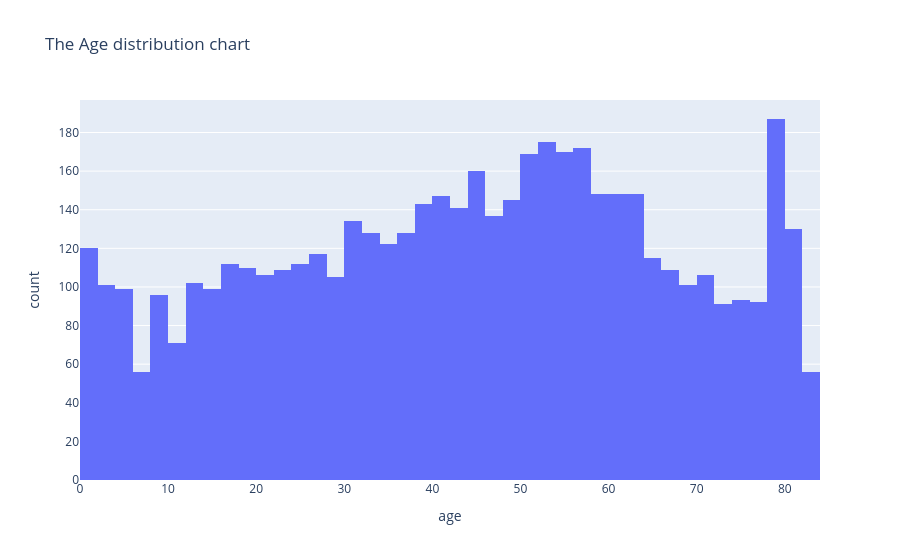
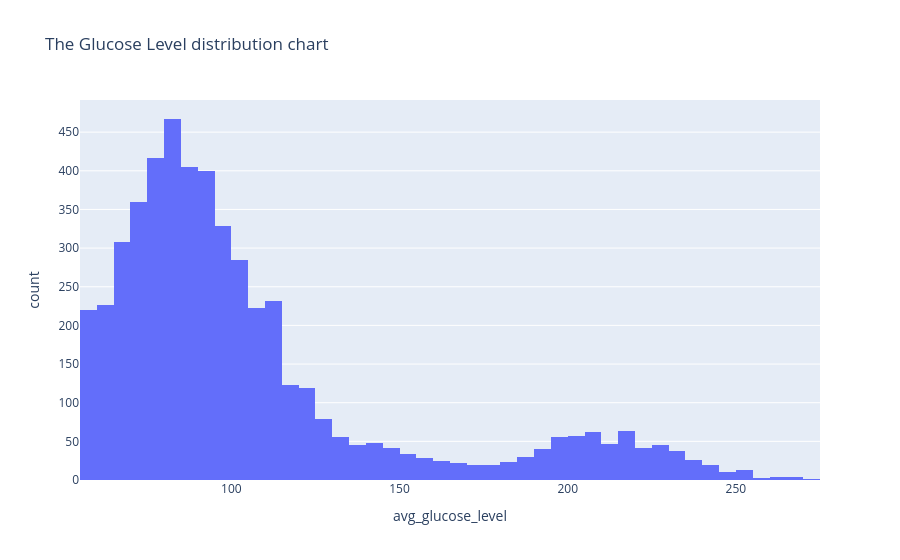
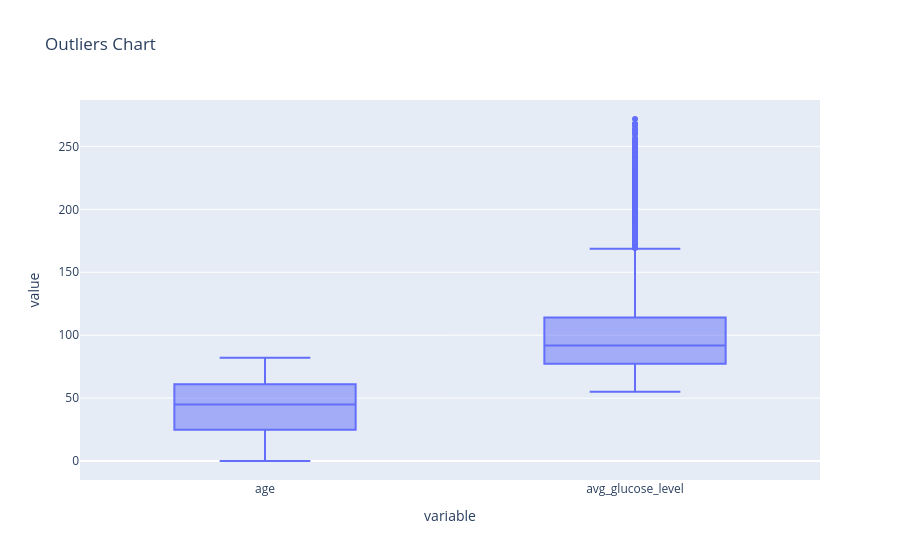
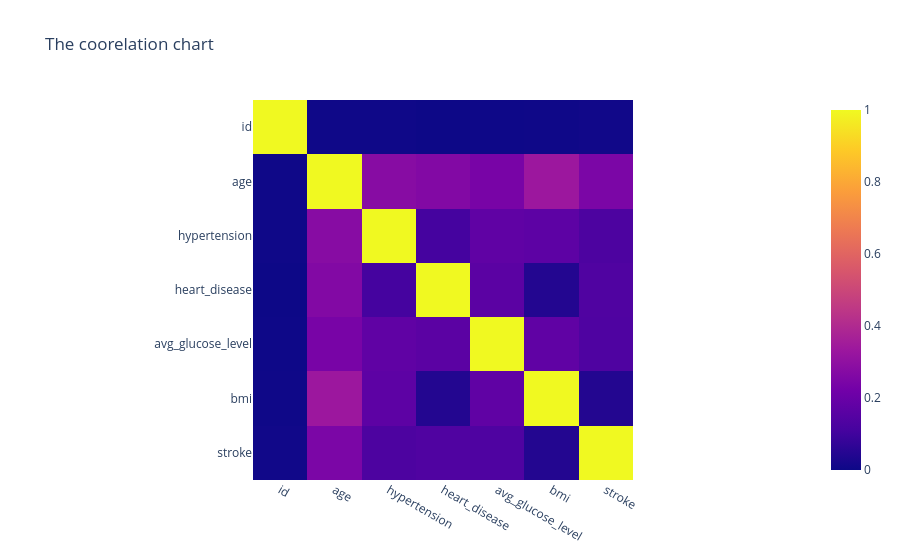

Here is the notebook cell these charts were saved with, in order:
### Code cell
#Inspecting the data 
# step 1 : Structural info:
print("The Structural Info :  ")
print(data.info())
print("The Arthematic summary : ")
display(data.describe())
print("-"*60)
# Step 2 : Missing data 
print("Inspecting the missing values in data : ")
print(data.isnull().sum())
# step 3 Inspeccting the distribution 
print("_"*60)
fig=px.histogram(
    data,
    x="age",
    title="The Age distribution chart"
)
fig.show()
fig=px.histogram(
    data,
    x="avg_glucose_level",
    title="The Glucose Level distribution chart"
)
fig.show()
#step 4 : Detecting Outliers
fig=px.box(
    data,
    y=["age","avg_glucose_level"],
    title="Outliers Chart"
)
fig.show()
#step 5 : Inspecting the coorelation breakpoint
corr=data.corr(numeric_only=True)
fig=px.imshow(
    corr,
    title="The coorelation chart"
)
fig.show()

### Figure 1 — Plotly figure (JSON) as saved in the notebook; plotly's stock layout.template omitted (floating-point values rounded to 4 significant figures; data arrays with more than 128 entries replaced by an {"elided": "..."} marker saying what was removed)
{"data": [{"bingroup": "x", "hovertemplate": "age=%{x}<br>count=%{y}<extra></extra>", "legendgroup": "", "marker": {"color": "#636efa", "pattern": {"shape": ""}}, "name": "", "orientation": "v", "showlegend": false, "type": "histogram", "x": {"elided": "5110 float values"}, "xaxis": "x", "yaxis": "y"}], "layout": {"barmode": "relative", "legend": {"tracegroupgap": 0}, "title": {"text": "The Age distribution chart"}, "xaxis": {"anchor": "y", "domain": [0, 1], "title": {"text": "age"}}, "yaxis": {"anchor": "x", "domain": [0, 1], "title": {"text": "count"}}}}

### Figure 2 — Plotly figure (JSON) as saved in the notebook; plotly's stock layout.template omitted (floating-point values rounded to 4 significant figures; data arrays with more than 128 entries replaced by an {"elided": "..."} marker saying what was removed)
{"data": [{"bingroup": "x", "hovertemplate": "avg_glucose_level=%{x}<br>count=%{y}<extra></extra>", "legendgroup": "", "marker": {"color": "#636efa", "pattern": {"shape": ""}}, "name": "", "orientation": "v", "showlegend": false, "type": "histogram", "x": {"elided": "5110 float values"}, "xaxis": "x", "yaxis": "y"}], "layout": {"barmode": "relative", "legend": {"tracegroupgap": 0}, "title": {"text": "The Glucose Level distribution chart"}, "xaxis": {"anchor": "y", "domain": [0, 1], "title": {"text": "avg_glucose_level"}}, "yaxis": {"anchor": "x", "domain": [0, 1], "title": {"text": "count"}}}}

### Figure 3 — Plotly figure (JSON) as saved in the notebook; plotly's stock layout.template omitted (floating-point values rounded to 4 significant figures; data arrays with more than 128 entries replaced by an {"elided": "..."} marker saying what was removed)
{"data": [{"alignmentgroup": "True", "hovertemplate": "variable=%{x}<br>value=%{y}<extra></extra>", "legendgroup": "", "marker": {"color": "#636efa"}, "name": "", "notched": false, "offsetgroup": "", "orientation": "v", "showlegend": false, "type": "box", "x": {"elided": "10220 str values"}, "x0": " ", "xaxis": "x", "y": {"elided": "10220 float values"}, "y0": " ", "yaxis": "y"}], "layout": {"boxmode": "group", "legend": {"tracegroupgap": 0}, "title": {"text": "Outliers Chart"}, "xaxis": {"anchor": "y", "domain": [0, 1], "title": {"text": "variable"}}, "yaxis": {"anchor": "x", "domain": [0, 1], "title": {"text": "value"}}}}

### Figure 4 — Plotly figure (JSON) as saved in the notebook; plotly's stock layout.template omitted (floating-point values rounded to 4 significant figures)
{"data": [{"coloraxis": "coloraxis", "hovertemplate": "x: %{x}<br>y: %{y}<br>color: %{z}<extra></extra>", "name": "0", "type": "heatmap", "x": ["id", "age", "hypertension", "heart_disease", "avg_glucose_level", "bmi", "stroke"], "xaxis": "x", "y": ["id", "age", "hypertension", "heart_disease", "avg_glucose_level", "bmi", "stroke"], "yaxis": "y", "z": [[1.0, 0.003538, 0.00355, -0.001296, 0.001092, 0.003084, 0.006388], [0.003538, 1.0, 0.2764, 0.2638, 0.2382, 0.3334, 0.2453], [0.00355, 0.2764, 1.0, 0.1083, 0.1745, 0.1678, 0.1279], [-0.001296, 0.2638, 0.1083, 1.0, 0.1619, 0.04136, 0.1349], [0.001092, 0.2382, 0.1745, 0.1619, 1.0, 0.1755, 0.1319], [0.003084, 0.3334, 0.1678, 0.04136, 0.1755, 1.0, 0.04237], [0.006388, 0.2453, 0.1279, 0.1349, 0.1319, 0.04237, 1.0]]}], "layout": {"coloraxis": {"colorscale": [[0, "#0d0887"], [0.1111, "#46039f"], [0.2222, "#7201a8"], [0.3333, "#9c179e"], [0.4444, "#bd3786"], [0.5556, "#d8576b"], [0.6667, "#ed7953"], [0.7778, "#fb9f3a"], [0.8889, "#fdca26"], [1, "#f0f921"]]}, "title": {"text": "The coorelation chart"}, "xaxis": {"anchor": "y", "constrain": "domain", "domain": [0, 1], "scaleanchor": "y"}, "yaxis": {"anchor": "x", "autorange": "reversed", "constrain": "domain", "domain": [0, 1]}}}
